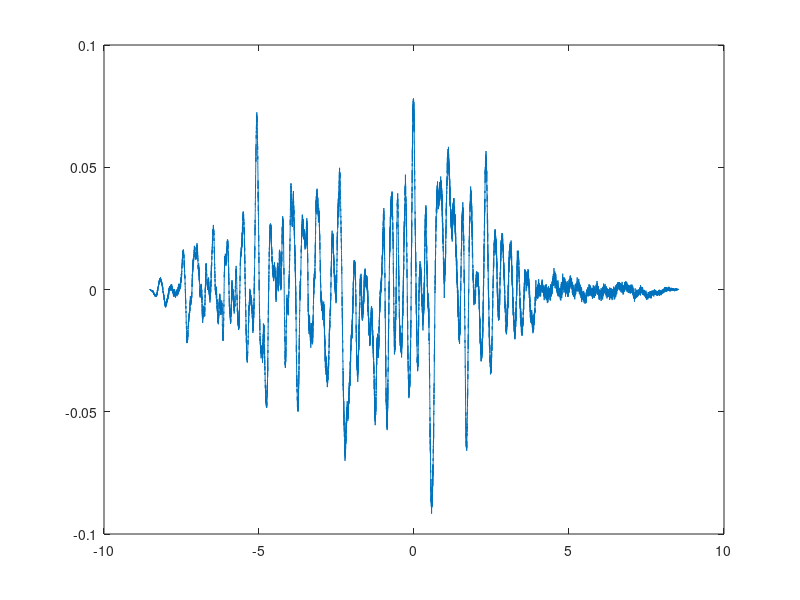

Write the MATLAB code that produced this figure.

load AP_EC.txt; %adapt these load commands to the file names that you use during your data collection 
load SOL_EC.txt;

freq = 960;
seg_length = 8192;
for k = 1:2
a = (k-1)*(seg_length)+ 4801;
b = (seg_length+4800) + (k-1)*(seg_length);
ccf = xcorr(SOL_EC(a:b) - mean(SOL_EC(a:b)), AP_EC(a:b) - mean(AP_EC(a:b)),'coeff'); ccf_seg(k,:) = ccf;
end
avg_ccf = mean(ccf_seg);
time = (-(seg_length-1):1:(seg_length-1))/freq; plot(time,avg_ccf);
%AP_EO: AP data for eyes open %SOL_EO: Soleus EMG data for eyes open %freq: sampling frequency
%seg_length: length of one segment
%k: number of segments
%a,b: boundaries for the segments
%ccf: ccf for one specific segment %ccf_seg: ccf for all segments
%avg_ccf: ensemble-averaged ccf
%time: time scale for avg_ccf
